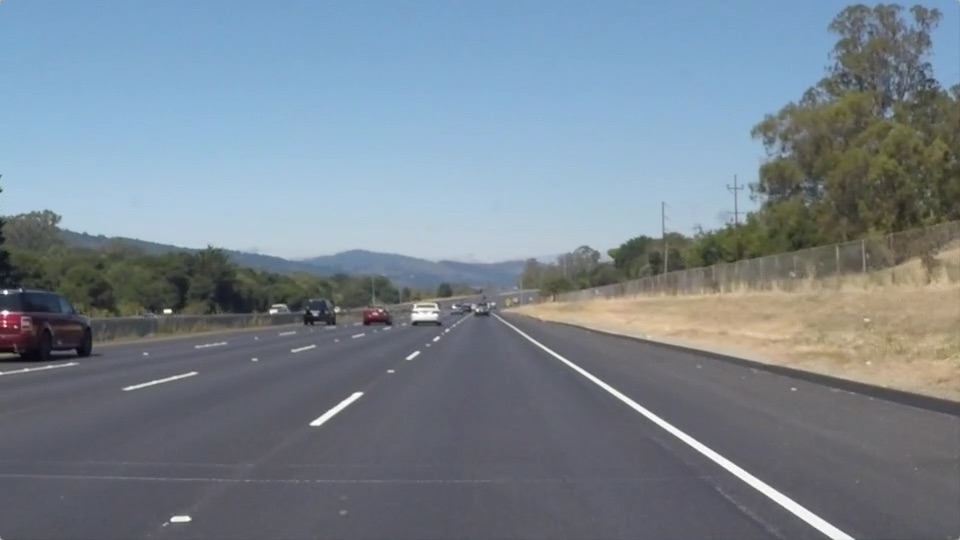
#> input picture Color Selection/solidWhiteRight.jpg, 960 x 540 px
$ python Hough_transform.py
#> lines starting #> are read from the running program, lines starting #| are printed output that depends on the picture; after the words box and inside, x2 and y2 are one past the last pixel; in counts of white or black regions, pixels touching at a corner belong together
import matplotlib.pyplot as plt
import matplotlib.image as mpimg
import numpy as np
import cv2

image = mpimg.imread('solidWhiteRight.jpg')
#> image is the input picture: shape (540, 960, 3); mean R, G, B 120.3, 132.6, 143.7
gray = cv2.cvtColor(image, cv2.COLOR_RGB2BGRA)

# Define a kernel size and apply Gaussian smoothing
kernel_size = 5
blur_gray = cv2.GaussianBlur(gray, (kernel_size, kernel_size), 0)
mpimg.imsave("test-gray.png", blur_gray, cmap='Greys_r')
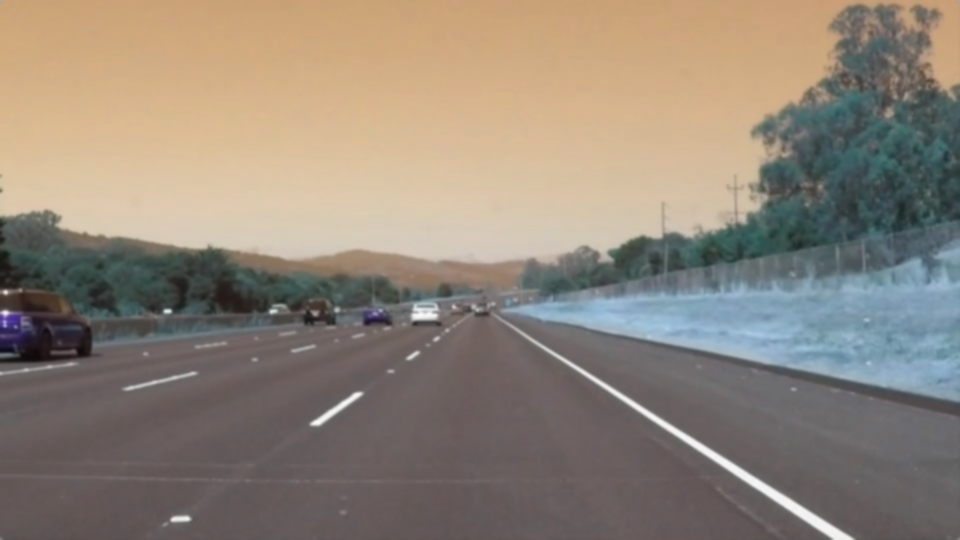
#> saved as test-gray.png: shape (540, 960, 3); mean R, G, B 143.7, 132.6, 120.3
# Define our parameters for Canny and apply
low_threshold = 50
high_threshold = 150
edges = cv2.Canny(blur_gray, low_threshold, high_threshold)
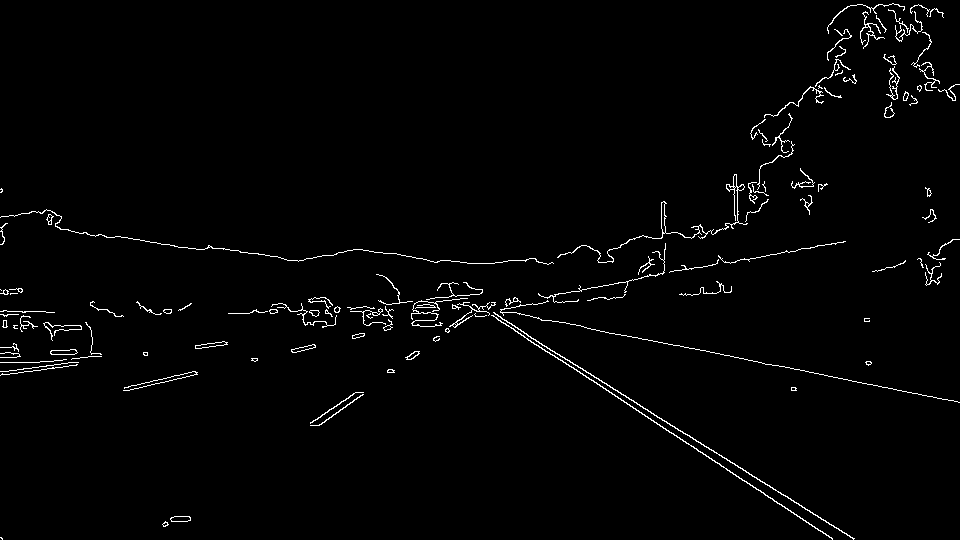
#> edges: shape (540, 960); 1.7% white in thin lines or dots
mpimg.imsave("test-0.png", edges)
# Next we'll create a masked edges image using cv2.fillPoly()
mask = np.zeros_like(edges)
ignore_mask_color = 255

# This time we are defining a four sided polygon to mask
imshape = image.shape
x_size = image.shape[1]
y_size = image.shape[0]
x_offset = 250
y_offset = 0
y_middle = image.shape[0] / 2
x_center = x_size / 2

vertices = np.array([[(0, imshape[0]),(450, 290), (490, 290), (imshape[1],imshape[0])]], dtype=np.int32)
cv2.fillPoly(mask, vertices, ignore_mask_color)
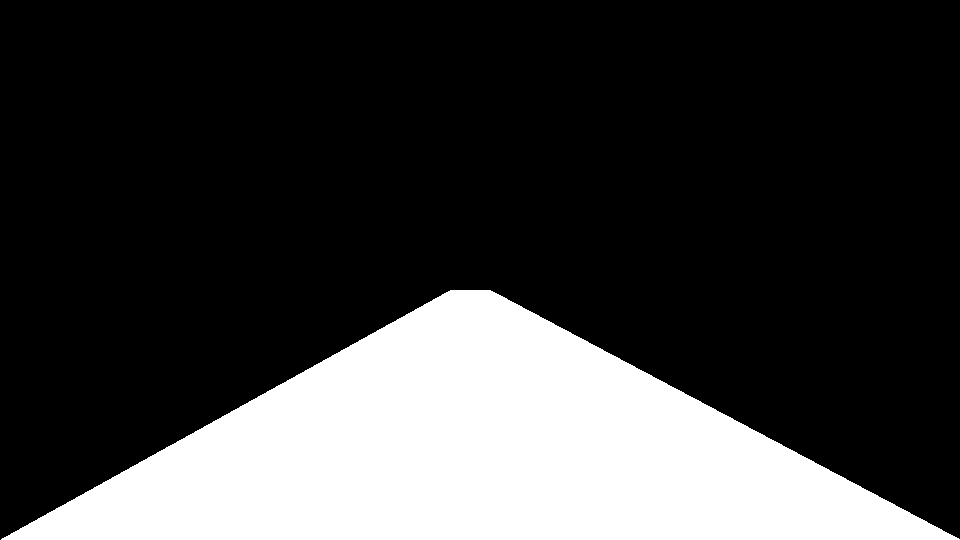
#> mask: shape (540, 960); 24.2% white; 1 white region, box (x1, y1, x2, y2) and area: (1, 290, 960, 540) 125210
masked_edges = cv2.bitwise_and(edges, mask)
#> masked_edges: shape (540, 960); 0.4% white in thin lines or dots, all inside (x1, y1, x2, y2) = (2, 290, 855, 540)
mpimg.imsave("test-1.png", mask)
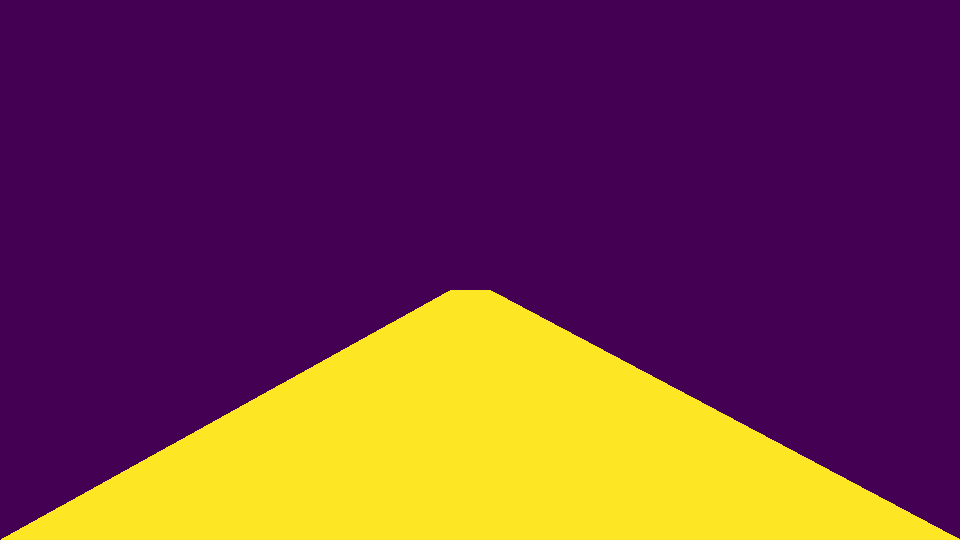
#> saved as test-1.png: shape (540, 960, 3); mean R, G, B 112.7, 56.6, 72.4
mpimg.imsave("test-2.png", masked_edges)
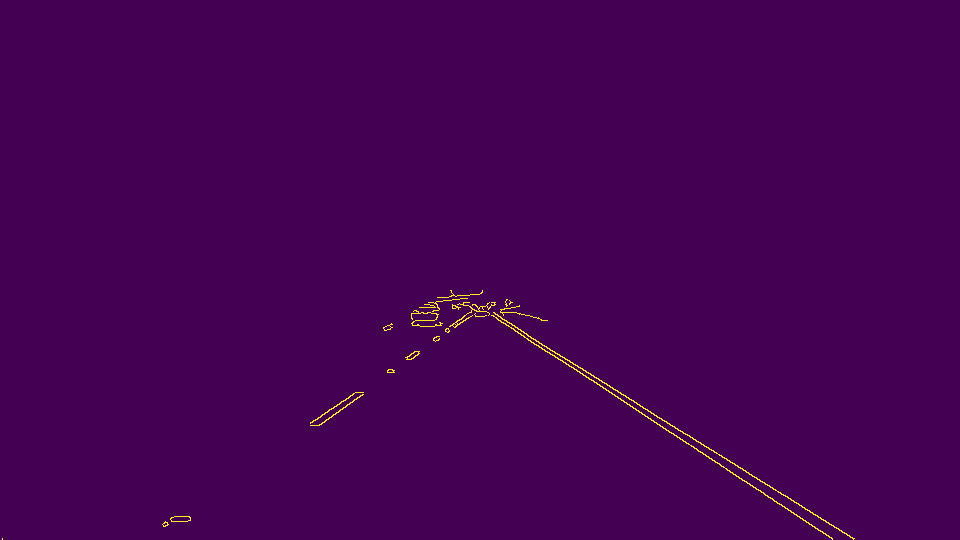
#> saved as test-2.png: shape (540, 960, 3); mean R, G, B 68.7, 1.9, 83.8
# Define the Hough transform parameters
# Make a blank the same size as our image to draw on
rho = 2 # distance resolution in pixels of the Hough grid
theta = np.pi/180 # angular resolution in radians of the Hough grid
threshold = 15     # minimum number of votes (intersections in Hough grid cell)
min_line_length = 40 #minimum number of pixels making up a line
max_line_gap = 20    # maximum gap in pixels between connectable line segments
line_image = np.copy(image)*0 # creating a blank to draw lines on
#> line_image: shape (540, 960, 3); every value is 0

# Run Hough on edge detected image
# Output "lines" is an array containing endpoints of detected line segments
lines = cv2.HoughLinesP(masked_edges, rho, theta, threshold, np.array([]),
                            min_line_length, max_line_gap)
#> lines = 25 rows, first 6: [464, 295, 854, 538], [589, 379, 831, 537], [461, 295, 644, 414], [319, 425, 363, 392], [387, 371, 477, 306], [310, 423, 358, 392]

# Iterate over the output "lines" and draw lines on a blank image
for line in lines:
    for x1, y1, x2, y2 in line:
        cv2.line(line_image, (x1, y1), (x2, y2), (255, 0, 0), 10)
#> this loop made 25 passes
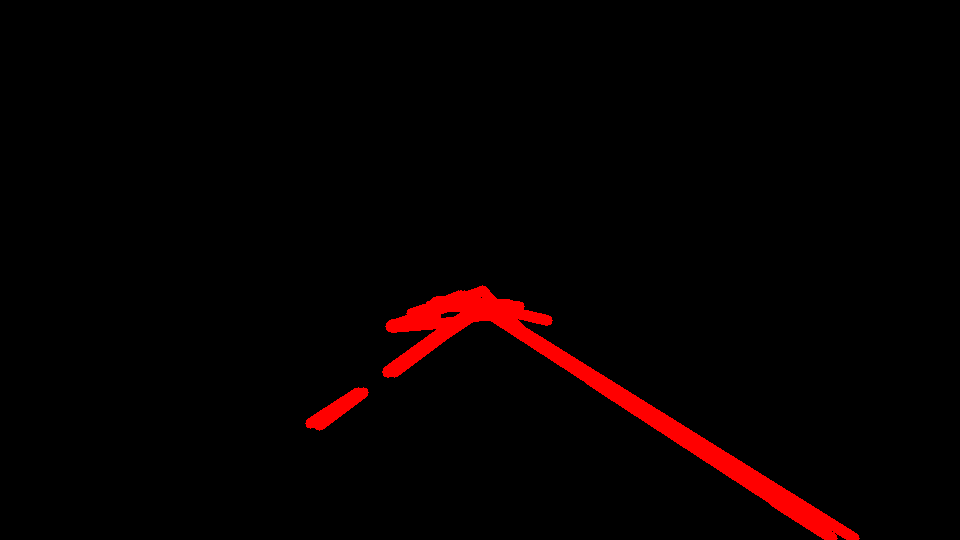
#> line_image: shape (540, 960, 3); mean R, G, B 6.7, 0, 0

# Create a "color" binary image to combine with line image
color_edges = np.dstack((edges, edges, edges))
#> color_edges: shape (540, 960, 3); 1.7% white in thin lines or dots

# Draw the lines on the edge image
lines_edges = cv2.addWeighted(color_edges, 0.8, line_image, 1, 0)
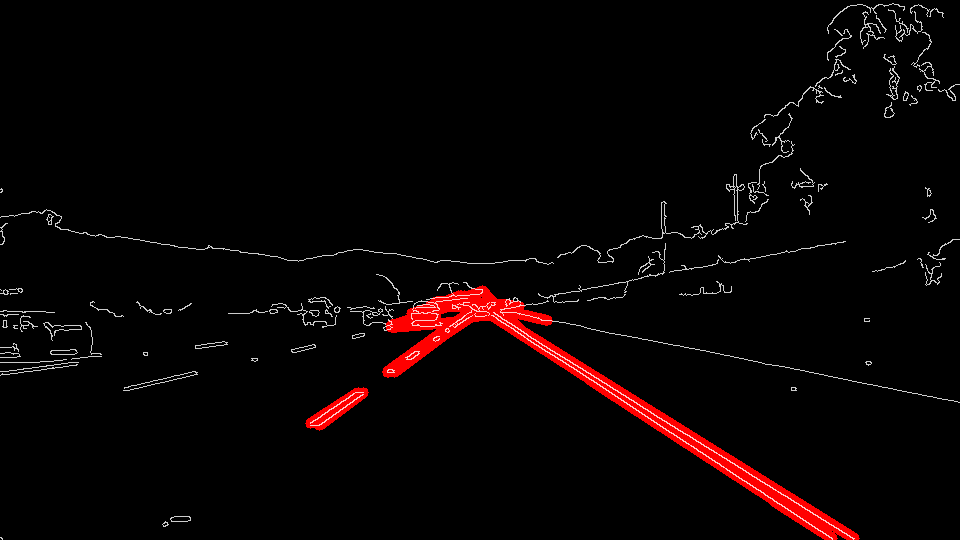
#> lines_edges: shape (540, 960, 3); mean of channels 0, 1, 2 9.3, 3.4, 3.4; drawn as R, G, B
plt.imshow(lines_edges)

mpimg.imsave("exit-ramp-after.png", lines_edges)

$ run again, with Color Selection/exit-ramp.jpg copied over Color Selection/solidWhiteRight.jpg
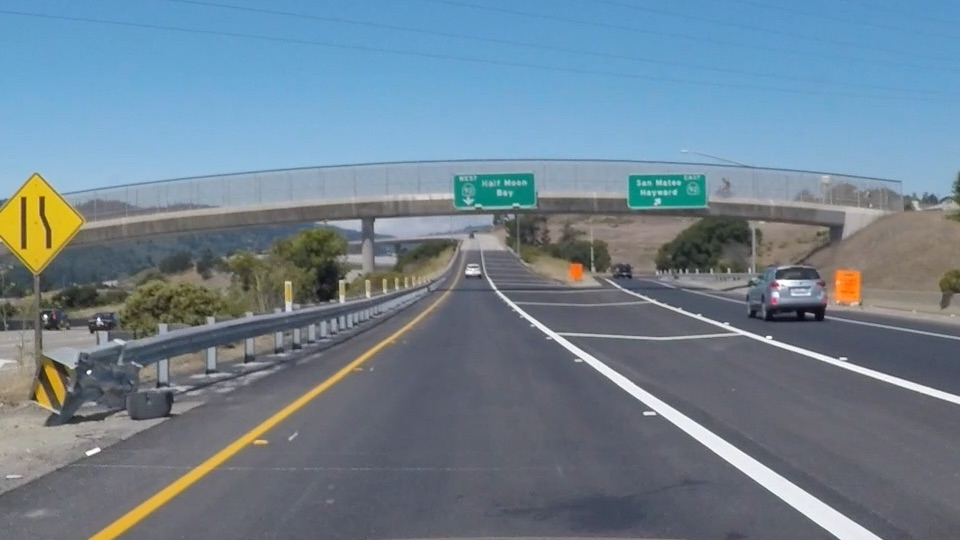
#> input picture Color Selection/exit-ramp.jpg, 960 x 540 px
#> image is the input picture: shape (540, 960, 3); mean R, G, B 111.3, 130.2, 144.4
#> edges: shape (540, 960); 4% white in thin lines or dots, all inside (x1, y1, x2, y2) = (0, 158, 960, 540)
#> mask: shape (540, 960); 24.2% white; 1 white region, box (x1, y1, x2, y2) and area: (1, 290, 960, 540) 125210
#> masked_edges: shape (540, 960); 0.49% white in thin lines or dots, all inside (x1, y1, x2, y2) = (89, 290, 882, 540)
#> `mpimg.imsave("test-2.png", masked_edges)`:
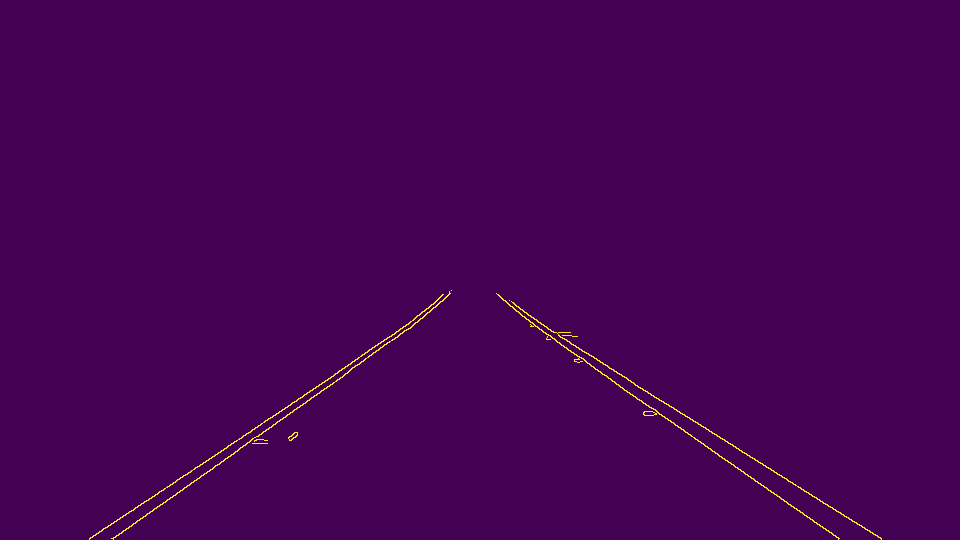
#> saved as test-2.png: shape (540, 960, 3); mean R, G, B 68.9, 2.1, 83.8
#> lines = 16 rows, first 6: [352, 361, 446, 297], [522, 316, 839, 538], [571, 344, 881, 538], [111, 538, 348, 372], [95, 535, 442, 301], [544, 326, 786, 478]
#> the loop `for line in lines:` made 16 passes
#> `lines_edges = cv2.addWeighted(color_edges, 0.8, line_image, 1, 0)`:
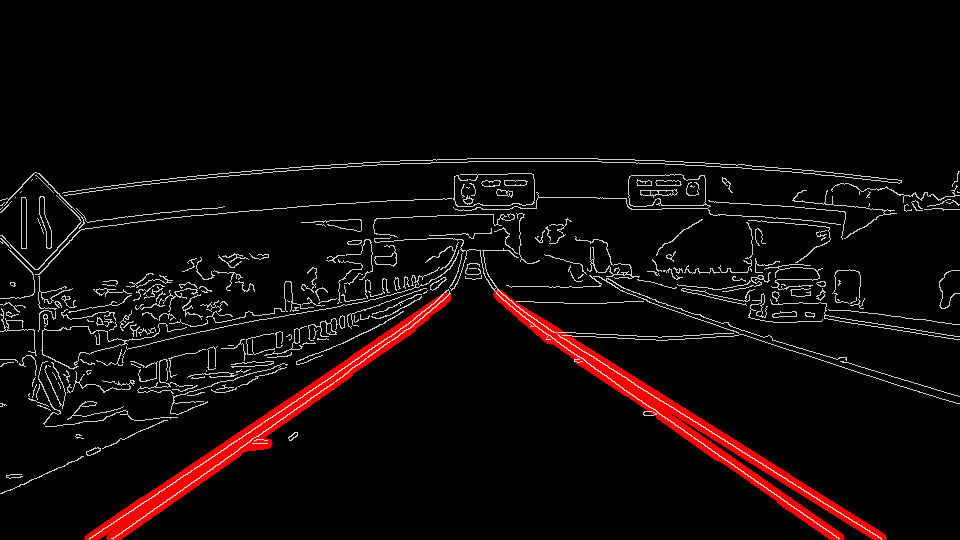
#> lines_edges: shape (540, 960, 3); mean of channels 0, 1, 2 15.7, 8.1, 8.1; drawn as R, G, B

$ run again, with Color Selection/solidWhiteCurve.jpg copied over Color Selection/solidWhiteRight.jpg
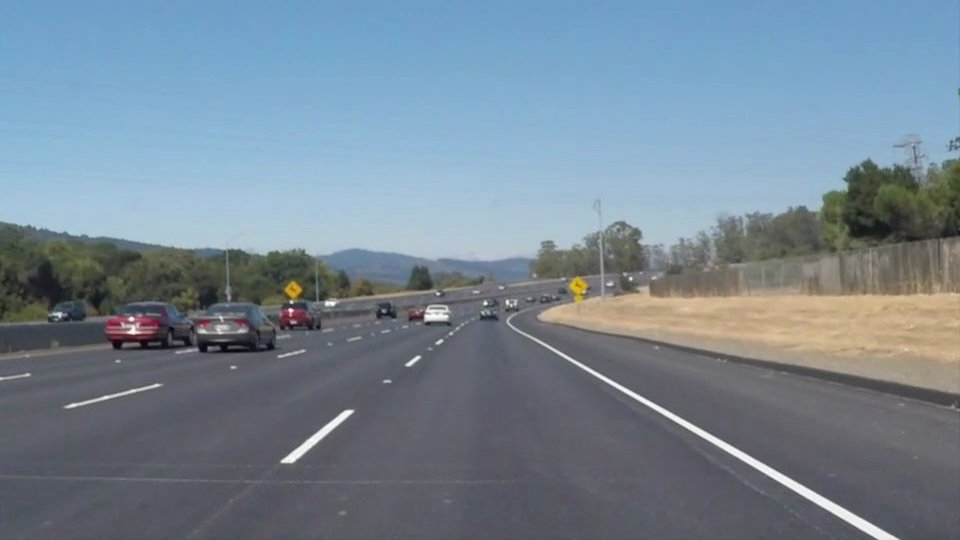
#> input picture Color Selection/solidWhiteCurve.jpg, 960 x 540 px
#> image is the input picture: shape (540, 960, 3); mean R, G, B 118.5, 134.5, 148.1
#> edges: shape (540, 960); 1.8% white in thin lines or dots, all inside (x1, y1, x2, y2) = (0, 137, 960, 540)
#> mask: shape (540, 960); 24.2% white; 1 white region, box (x1, y1, x2, y2) and area: (1, 290, 960, 540) 125210
#> masked_edges: shape (540, 960); 0.4% white in thin lines or dots, all inside (x1, y1, x2, y2) = (280, 290, 899, 540)
#> `mpimg.imsave("test-2.png", masked_edges)`:
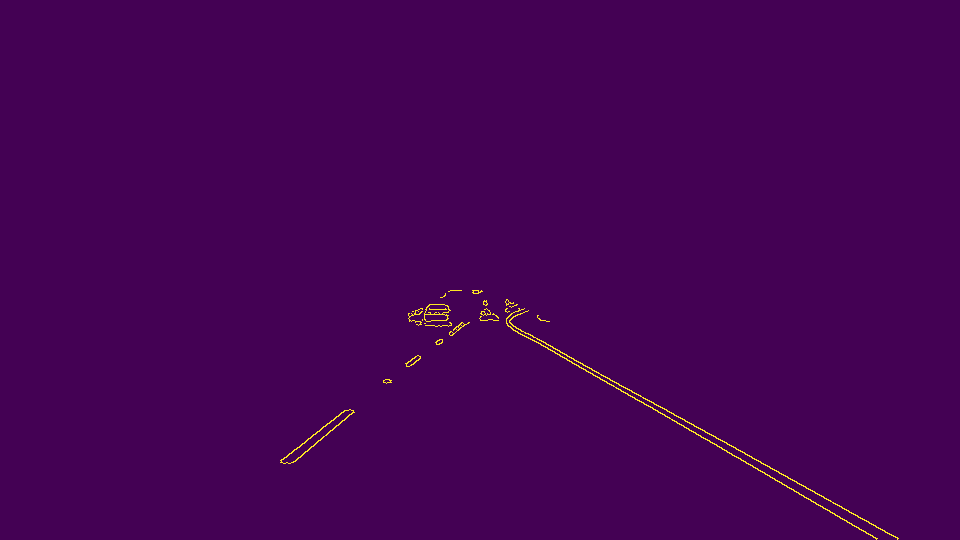
#> saved as test-2.png: shape (540, 960, 3); mean R, G, B 68.7, 1.9, 83.8
#> lines = 22 rows, first 6: [484, 309, 897, 538], [775, 480, 876, 539], [701, 437, 781, 482], [481, 312, 627, 393], [290, 463, 353, 412], [385, 382, 484, 311]
#> the loop `for line in lines:` made 22 passes
#> `lines_edges = cv2.addWeighted(color_edges, 0.8, line_image, 1, 0)`:
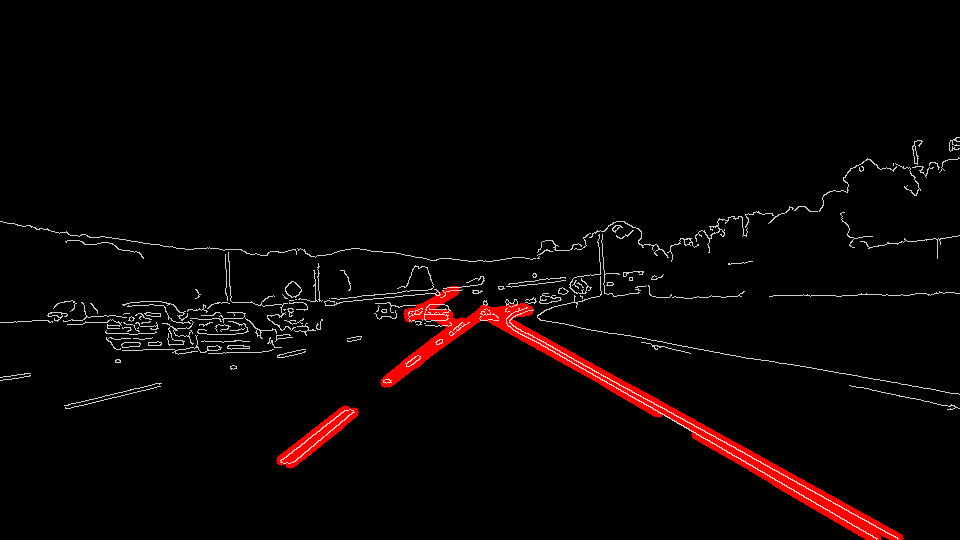
#> lines_edges: shape (540, 960, 3); mean of channels 0, 1, 2 9.2, 3.7, 3.7; drawn as R, G, B

$ run again, with Color Selection/test.jpg copied over Color Selection/solidWhiteRight.jpg
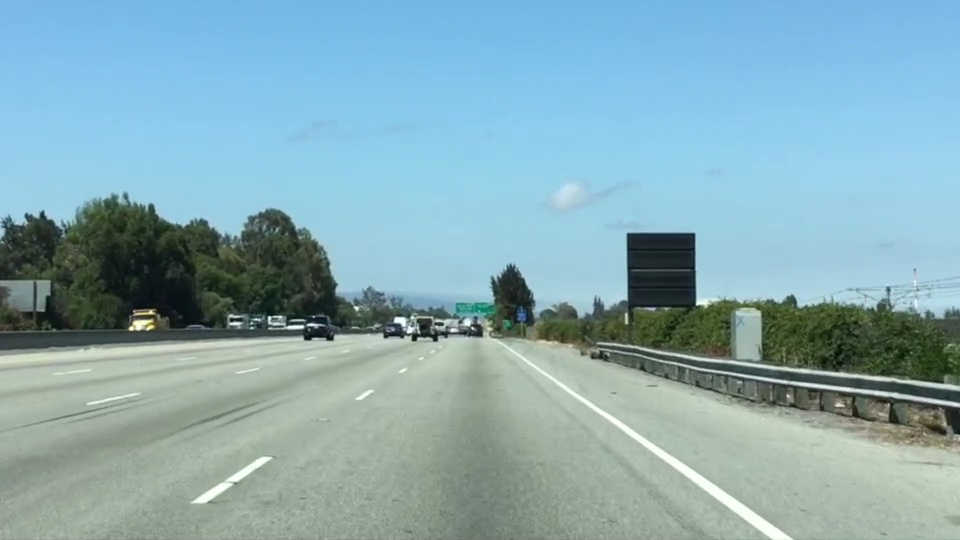
#> input picture Color Selection/test.jpg, 960 x 540 px
#> image is the input picture: shape (540, 960, 3); mean R, G, B 135.5, 171.1, 179.2
#> edges: shape (540, 960); 2.2% white in thin lines or dots, all inside (x1, y1, x2, y2) = (0, 192, 960, 540)
#> mask: shape (540, 960); 24.2% white; 1 white region, box (x1, y1, x2, y2) and area: (1, 290, 960, 540) 125210
#> masked_edges: shape (540, 960); 0.49% white in thin lines or dots, all inside (x1, y1, x2, y2) = (189, 291, 793, 540)
#> lines = 61 rows, first 6: [598, 412, 770, 537], [632, 430, 726, 492], [552, 377, 610, 414], [465, 318, 564, 390], [435, 341, 494, 300], [373, 333, 532, 325]
#> the loop `for line in lines:` made 61 passes
#> `lines_edges = cv2.addWeighted(color_edges, 0.8, line_image, 1, 0)`:
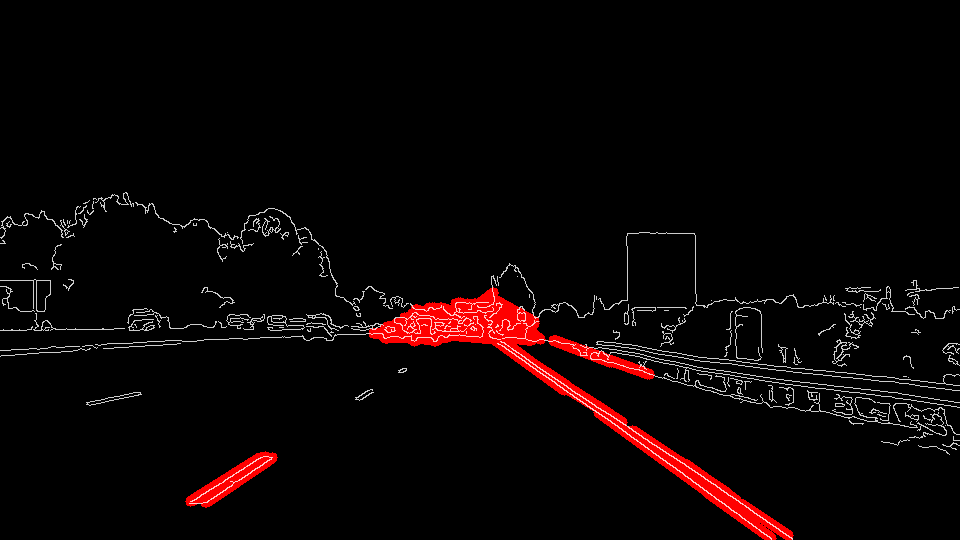
#> lines_edges: shape (540, 960, 3); mean of channels 0, 1, 2 11.1, 4.5, 4.5; drawn as R, G, B
